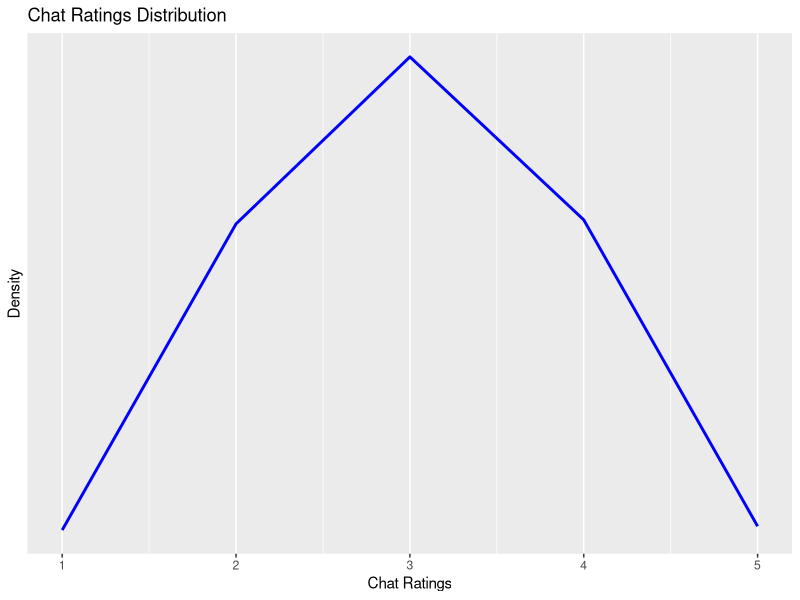
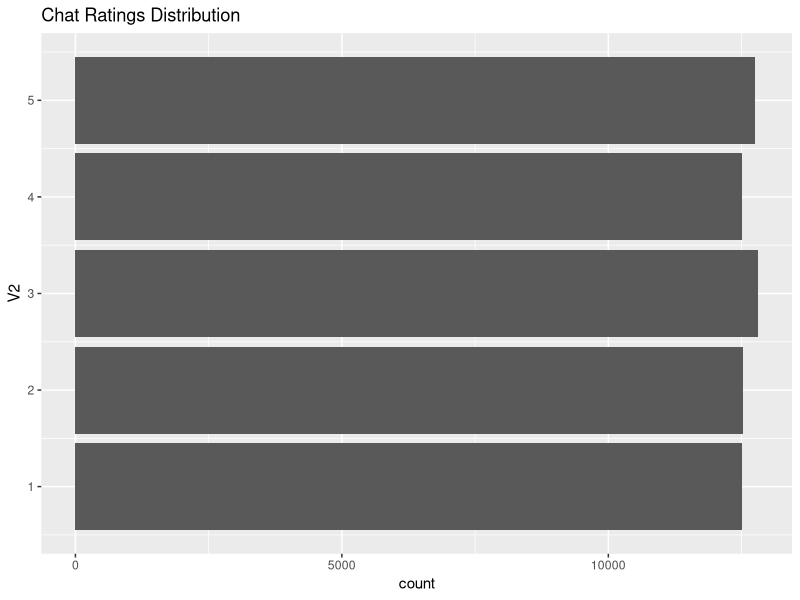
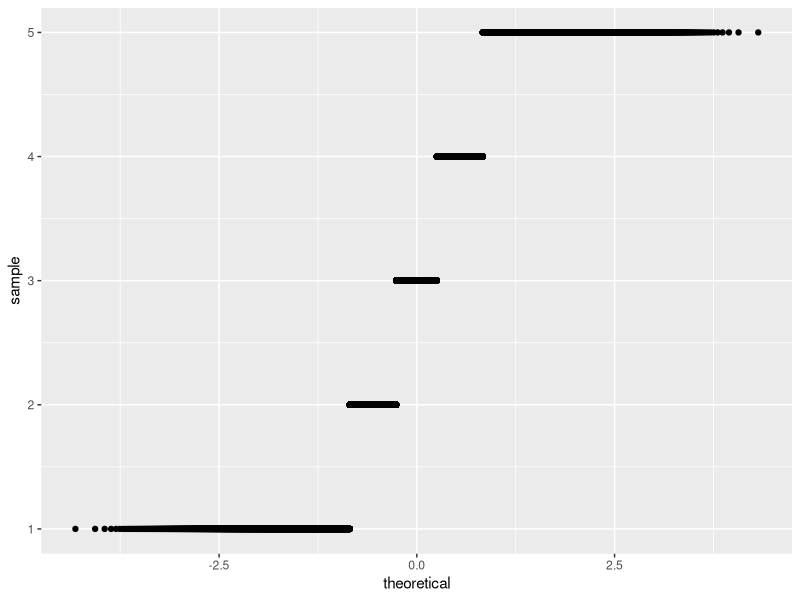

These charts were generated, in order, by the following R code:
library("ggplot2")


rdata <- read.csv("chatratings.csv", sep="|", header = FALSE)
ratings<-rdata$V2
avg <- mean(rdata$V2)
sdev <- sd(rdata$V2)

p1 <-ggplot(data=data.frame(x=ratings,y= dnorm(x=ratings, mean=avg, sd = sdev)), aes(x=x, y=y)) + geom_line(color="blue", size=1)
p2 <- p1 + scale_y_continuous(breaks = NULL) + xlab("Chat Ratings") + ylab("Density") + ggtitle("Chat Ratings Distribution")
p2

p5 <- ggplot(data=data.frame(x=ratings), aes(x)) + stat_function(fun=dnorm, args=list(mean=avg,sd =sdev), color="blue", size=1)
p6 <- p5 + scale_y_continuous(breaks = NULL) + xlab("Chat Ratings") + ylab("Density") + ggtitle("Chat Ratings Distribution")
p3 <- p2 + stat_function(mapping=aes(x=x), fun=dnorm, args=list(mean=avg,sd =sdev), color="red", size=1)



hp <- ggplot(data=rdata) + geom_bar(aes(x=V2)) +coord_flip() + ggtitle("Chat Ratings Distribution")
hp

qqp <- ggplot(data=rdata) +geom_qq(aes(sample=V2))
qqp


